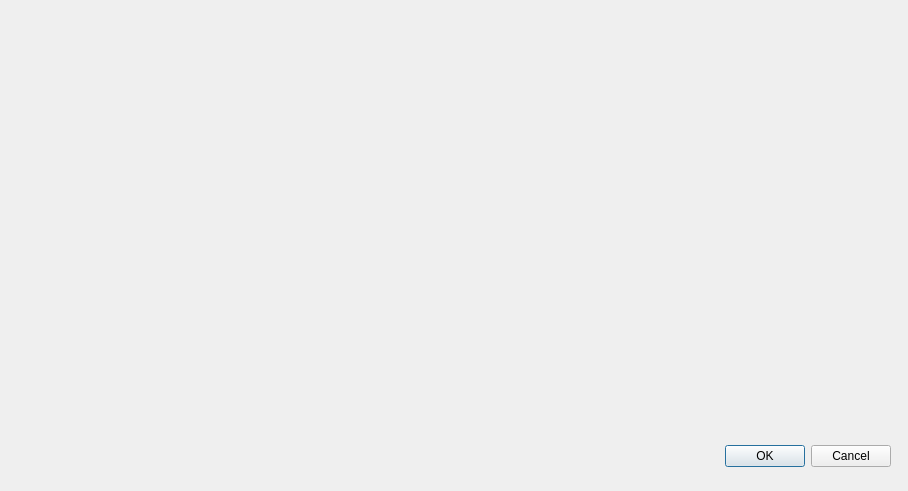
<?xml version="1.0" encoding="UTF-8"?>
<ui version="4.0">
 <class>Dialog</class>
 <widget class="QDialog" name="Dialog">
  <property name="geometry">
   <rect>
    <x>0</x>
    <y>0</y>
    <width>908</width>
    <height>491</height>
   </rect>
  </property>
  <property name="windowTitle">
   <string>Dialog</string>
  </property>
  <widget class="QDialogButtonBox" name="buttonBox">
   <property name="geometry">
    <rect>
     <x>550</x>
     <y>440</y>
     <width>341</width>
     <height>32</height>
    </rect>
   </property>
   <property name="orientation">
    <enum>Qt::Horizontal</enum>
   </property>
   <property name="standardButtons">
    <set>QDialogButtonBox::Cancel|QDialogButtonBox::Ok</set>
   </property>
  </widget>
 </widget>
 <resources/>
 <connections>
  <connection>
   <sender>buttonBox</sender>
   <signal>accepted()</signal>
   <receiver>Dialog</receiver>
   <slot>accept()</slot>
   <hints>
    <hint type="sourcelabel">
     <x>248</x>
     <y>254</y>
    </hint>
    <hint type="destinationlabel">
     <x>157</x>
     <y>274</y>
    </hint>
   </hints>
  </connection>
  <connection>
   <sender>buttonBox</sender>
   <signal>rejected()</signal>
   <receiver>Dialog</receiver>
   <slot>reject()</slot>
   <hints>
    <hint type="sourcelabel">
     <x>316</x>
     <y>260</y>
    </hint>
    <hint type="destinationlabel">
     <x>286</x>
     <y>274</y>
    </hint>
   </hints>
  </connection>
 </connections>
</ui>
